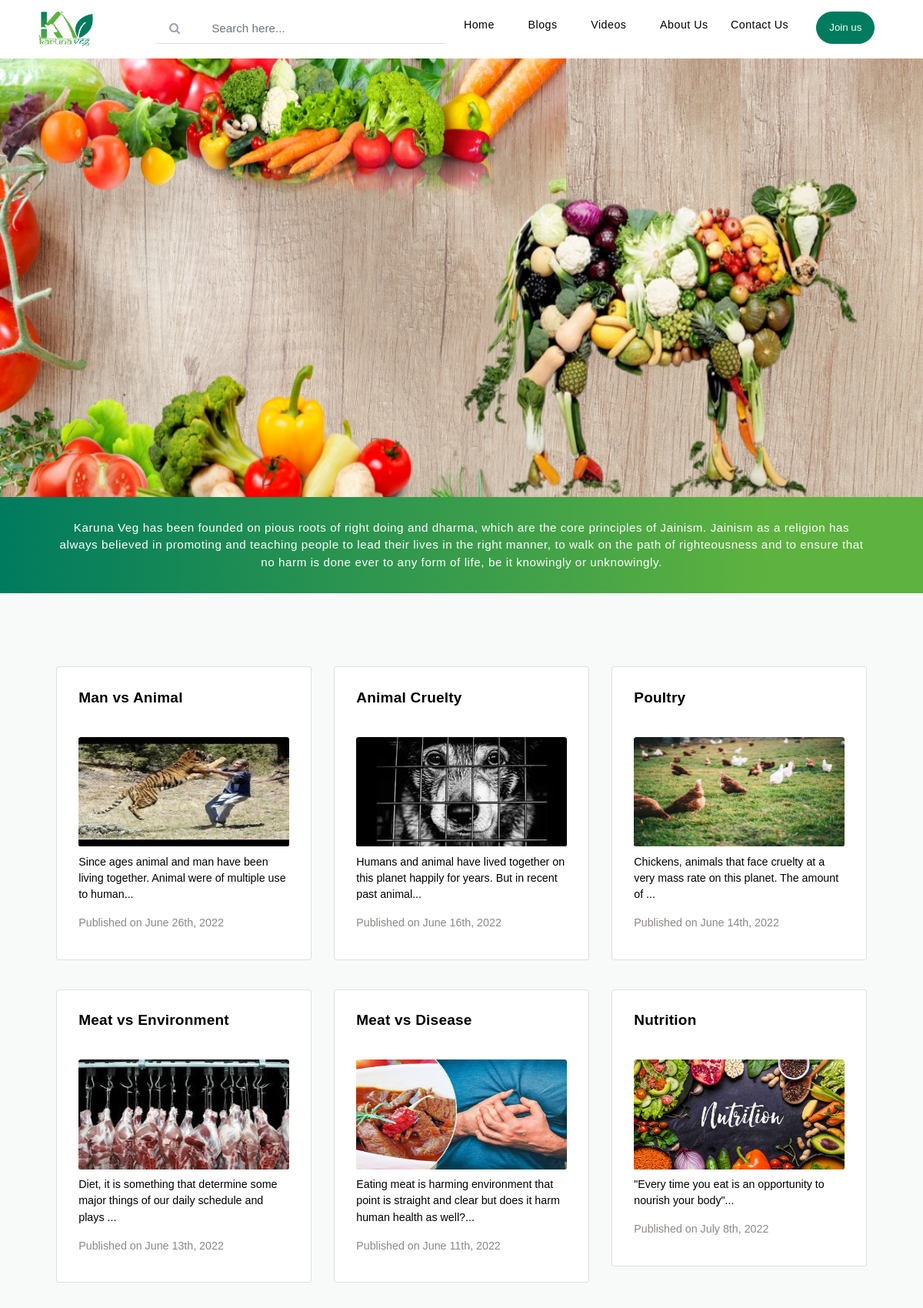
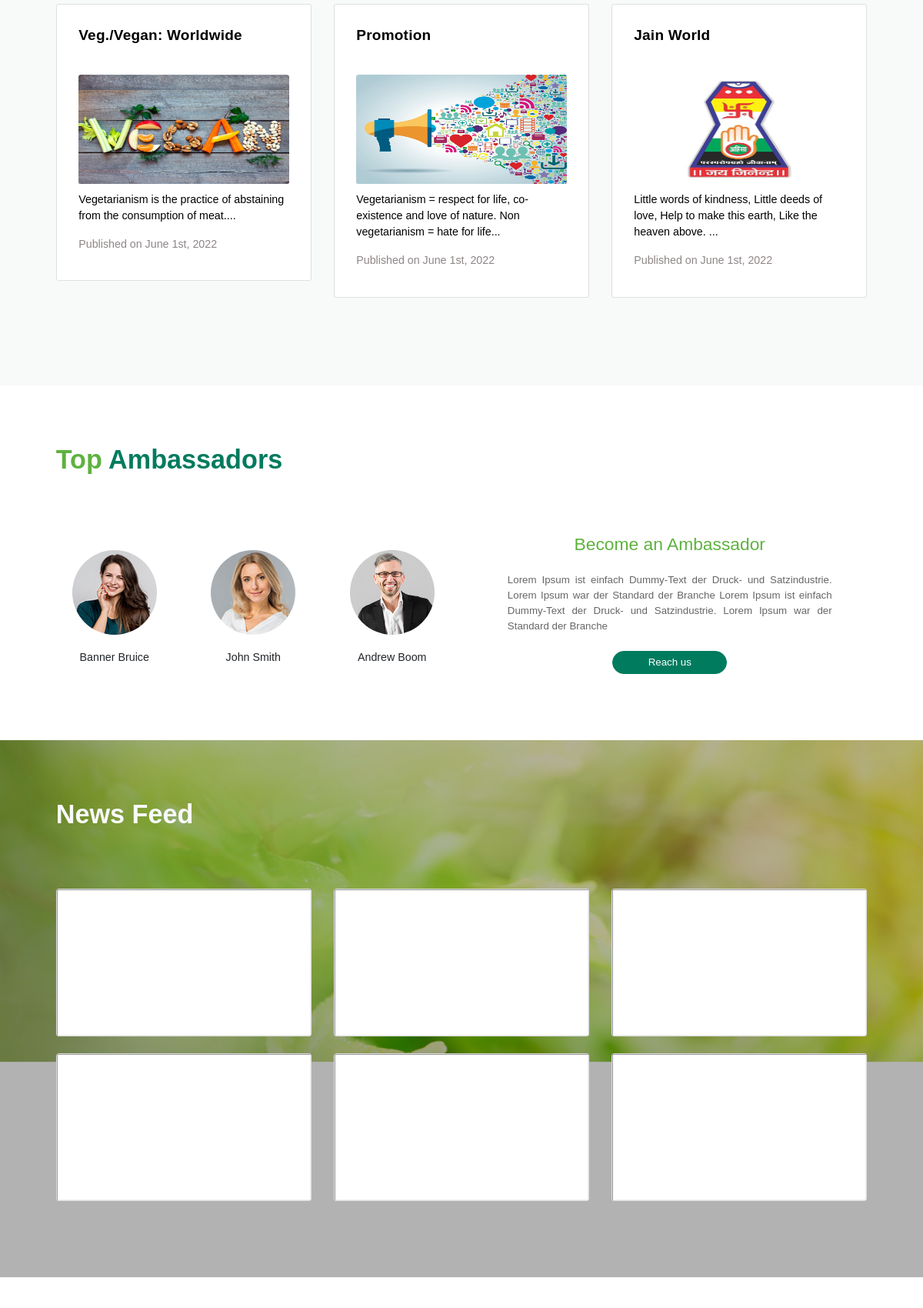
The page / (upper part) on the database its author committed (2 pictures, top to bottom).
### tables this page shows
CREATE TABLE `posts` (
  `id` int(11) NOT NULL,
  `title` text NOT NULL,
  `content` text NOT NULL,
  `about_blog` text NOT NULL,
  `url` varchar(200) NOT NULL,
  `created_at` timestamp NOT NULL DEFAULT CURRENT_TIMESTAMP,
  `category_id` int(11) NOT NULL
);

CREATE TABLE `images` (
  `id` int(11) NOT NULL,
  `post_id` int(11) NOT NULL,
  `image` text NOT NULL
);

CREATE TABLE `videos` (
  `id` int(20) NOT NULL,
  `title` varchar(200) NOT NULL,
  `description` text NOT NULL,
  `ending_lines` text NOT NULL,
  `url` text NOT NULL,
  `category_id` int(11) NOT NULL,
  `created_at` timestamp NOT NULL DEFAULT CURRENT_TIMESTAMP ON UPDATE CURRENT_TIMESTAMP
);

### includes/function.php (called while the page is built, shortened)
<?php
function getPostThumb($db,$id){
    $query="SELECT * FROM images WHERE post_id=$id";
    $run=mysqli_query($db,$query);
    $data = mysqli_fetch_assoc($run);
    return $data['image'];
}
?>

### index.php (the view, shortened to what this page needs)
<!DOCTYPE html>
<html lang="en">
<head>
<link href="vendor/bootstrap/css/bootstrap.min.css" rel="stylesheet">
<link rel="stylesheet" href="assets/css/fontawesome.css">
<link rel="stylesheet" href="assets/css/style.css">
<link rel="stylesheet" href="assets/css/owl.css">
<link href="https://unpkg.com/aos@2.3.1/dist/aos.css" rel="stylesheet">
</head>
<body>
 <?php
        require('includes/db.php');
        include('includes/function.php');
        include('includes/header.php');
        if(isset($_GET['page'])){
          $page=$_GET['page'];
        }else{
          $page=1;
        }
        $post_per_page=9;
        $result=($page-1)*$post_per_page;
    ?>
<div id="banner" style="padding-top:80px">
  <div class="slides">
    <div class="banner ">
       <div class="image desktop-view">
        <img src="assets/images/banner-1.jpeg">
      </div>
    </div>
  </div>
</div>
     <div class="request-form">
      <div class="container">
        <div class="row">
          <div class="col-md-12">
            <span>Karuna Veg has been founded on pious roots of right doing and dharma, which are the core principles of Jainism. Jainism as a religion has always believed in promoting and teaching people to lead their lives in the right manner, to walk on the path of righteousness and to ensure that no harm is done ever to any form of life, be it knowingly or unknowingly.</span>
          </div>
        </div>
      </div>
    </div>
    <?php
  $query = "SELECT * FROM `posts` ORDER BY id DESC LIMIT $result,$post_per_page";
  $run = mysqli_query($db, $query);
  $num = mysqli_num_rows($run);
  if($num>0)
  {
    ?>
    <div class="services" id="post">
      <div class="container ">
        <div class="row ">
          <?php
    while( $row = mysqli_fetch_assoc($run))
    {
      ?>
          <div class="col-md-4 col-sm-6 col-xs-12 col-6 ">
         <div data-aos="zoom-in" data-aos-anchor-placement="top-bottom" data-aos-duration="1000" >
         <a class="post-item__inner" style="text-decoration:none; color:black" href="all-section.php?category_id=<?= $row['category_id']?>">
            <div class="card service-item mb-3">
                  <div class="down-content">
                          <h4><?php echo $row['title'] ?></h4>
                          <div class="card-img" >
                              <img src="uploaded_images/<?= getPostThumb($db,$row['id'])?>" id="blog-img" class="card-img-top"  alt="<?php
                                $alt= str_replace(' ', '-', ( $row['title']));
                                echo$alt?>">
                          </div>
                      <label class="card-content"> <?php echo $row['about_blog']; ?>...</label>
                      <div class="d-flex ">
                        <label class="published_on mt-3"> Published on
                            <time class="post-item__meta post-item__meta--date" datetime="2022-02-14T20:24:54+00:00">
                              <?= date('F jS, Y',strtotime($row['created_at']))?>
                            </time>
                        </label>
                      </div>
                  </div>
            </div>
          </a>
         </div>
            <br>
          </div>
          <?php
      }
      ?>
        </div>
      </div>
    </div>
    <?php
}
else{
  echo "Please publish some blogs.";
}
?>
<div class="container  ">
    <div class="ambesedors">
        <div class="section-heading text-start"  data-aos="fade-right" data-aos-easing="ease-out-cubic"
     data-aos-duration="1000">
          <h2>Top <em>Ambassadors</em></h2>
        </div>
        <div class="row" data-aos="zoom-out-up" data-aos-easing="ease-out-cubic"
     data-aos-duration="1000" data-aos-offset="10">
          <div class="col-md-2 pb-4 col-sm-4 col-6 text-center">
          <img src="assets/images/messages-1.jpg" alt="testi2"><br>
            <h5>Banner Bruice</h5>
          </div>
          <div class="col-md-2 pb-4 col-sm-4 col-6 text-center">
          <img src="assets/images/messages-2.jpg" alt="testi2"><br>
            <h5>John Smith</h5>
          </div>
          <div class="col-md-2 pb-4 col-sm-4 col-6 text-center">
          <img src="assets/images/messages-3.jpg" alt="testi2"><br>
            <h5>Andrew Boom</h5>
          </div>
          <div class="col-md-6 text-center content" >
            <h4>Become an Ambassador</h4><br>
            <p class="px-5">Lorem Ipsum ist einfach Dummy-Text der Druck- und Satzindustrie. Lorem Ipsum war der Standard der Branche Lorem Ipsum ist einfach Dummy-Text der Druck- und Satzindustrie. Lorem Ipsum war der Standard der Branche</p>
            <br>
            <button class="btn btn-sm btn-outline-success rounded-pill px-5" data-toggle="modal" data-target="#exampleModalCenter">Reach us</button>
          </div>
        </div>
    </div>
</div>
 <div class="request-form" id="videos">
      <section class="container"  data-aos="fade-up" data-aos-anchor-placement="top-bottom" data-aos-duration="1000" >
        <div class="section-heading">
          <h2 class="text-light" data-aos="fade-right" data-aos-easing="ease-out-cubic"
     data-aos-duration="1000">News <em class="text-light">Feed</em></h2>
        </div>
          <div class="row" data-aos="fade-up" data-aos-offset="100" data-aos-duration="500" data-aos-easing="ease-in-sine">
          <?php
              $query = "SELECT * FROM `videos` ORDER BY `id` DESC LIMIT 6";
              $run = mysqli_query($db, $query);
              $num = mysqli_num_rows($run);
              if($num>0)
              {
                while( $row = mysqli_fetch_assoc($run))
                {
            ?>
                  <div class="col-md-4 col-sm-6 col-6 mb-4">
                    <a href="video-blog-single.php?id=<?php echo $row['id']?>">
                        <div class="card h-100" >
                            <iframe class="embed-responsive-item" id="card-img-iframe" src="<?= $row['url']?>?&rel=0&modestbranding=1" allowfullscreen></iframe>
                        </div>
                    </a>
                  </div>
            <?php
                }
              }
            ?>
          </div>
        </section>
    </div>
  </body>
</html>

### assets/css/style.css (style rules this page uses)
:root { --green2: #007B5E; --green1: #5EB23F; --para: #8f8686; --white: #fff; --white-gray: #f7f7f7; ; }
body { font-family: sans-serif; overflow-x: hidden; text-rendering: optimizeLegibility; -webkit-font-smoothing: antialiased; -moz-osx-font-smoothing: grayscale; overflow-x: hidden; zoom: 95%; }
p { margin-bottom: 0px; font-size: 14px; color: #666666; }
a { text-decoration: none!important; }
h1, h2, h3, h4, h5, h6 { margin: 0px; }
.section-heading { text-align: left; margin-bottom: 80px; }
.section-heading h2 { font-size: 36px; font-weight: 600; color: var(--green1); }
.section-heading em { font-style: normal; color: var(--green2); }
*, *:before, *:after { -webkit-box-sizing: border-box; box-sizing: border-box; -webkit-font-smoothing: antialiased; -moz-osx-font-smoothing: grayscale; }
.request-form { background: linear-gradient(90deg, rgba(0, 123, 94, 1) 0%, rgba(94, 178, 63, 1) 83%); padding: 30px 0px; color: #fff; }
.request-form span { font-size: 16px; font-weight: 300; display: inline-block; text-align: center; letter-spacing: 0.6px; }
#videos { margin-bottom: 80px; background-image: url(../images/video-bg.jpeg); background-position: center center; background-repeat: no-repeat; background-attachment: fixed; padding: 80px 0px; color: #fff; position: relative; }
#videos .container { position: relative; z-index: 2; }
#videos:before { content: ''; position: absolute; top: 0; left: 0; right: 0; bottom: 0; background-color: rgba(0, 0, 0, 0.3); z-index: 1; }
#videos iframe { height: 200PX; }
.services { background-color: #f8f9f9; padding: 100px 0 80px; background-position: center center; background-repeat: no-repeat; background-size: cover; position: relative; }
.service-item .card-img { position: relative; overflow: hidden; -moz-box-sizing: border-box; -webkit-box-sizing: border-box; box-sizing: border-box; }
.service-item .down-content .card-img img { height:150px; }
.service-item .card-img img { vertical-align: top; max-width: 100%; -moz-transition: all 1s; -webkit-transition: all 1s; transition: all 1s; -ms-transition: all 1s; -o-transition: all 1s; }
.service-item .down-content { padding: 30px; }
.service-item .down-content h4 { font-size: 20px; font-weight: 700; letter-spacing: 0.25px; margin-bottom: 15px; height: 50px; }
.service-item .down-content .card-content { margin-top: 10px; font-size: 15px; height: 30px; }
.service-item .down-content .published_on { font-size: 15px; font-weight: 500; color: var(--para); }
.btn { border: none; }
.ambesedors { padding-top: 80px; padding-bottom: 80px; }
.ambesedors img { border-radius: 50%; border: 3px solid var(--white); margin: 20px auto 20px auto; height: 120px; width: 120px; }
.ambesedors h5 { font-size: 15px; }
.ambesedors h4 { color: var(--green1); }
.ambesedors .content p { text-align:justify; }
.ambesedors button { background-color: var(--green2); border: 1px solid var(--green2); color: var(--white); border-radius: 25px; }
* { margin: 0; padding: 0; -webkit-box-sizing: border-box; box-sizing: border-box; }
#banner { position: relative; top: 0; left: 0; height: 90vh; }

### index.php (style rules this page uses)
* { margin:0;padding:0; }
#banner { width:100%; height:85vh; position:relative; overflow:hidden; }
#banner .slides { width:400%; height:100%; position:relative; -webkit-animation:slide 12s infinite; -moz-animation:slide 12s infinite; animation:slide 12s infinite; }
#banner .banner { width:25%; height:100%; float:left; position:relative; z-index:1; overflow:hidden; }
#banner .image { width:100%; height:100%; background-position: center; object-fit: cover; }
#banner .image img { width:100%; height:85vh; object-fit: initial; background-position: center; }

### rows shown on the page
posts: title "Man vs Animal", id.image (picture), about_blog "Since ages animal and man have been living together. Animal were of multiple use to human", created_at "June 26th, 2022"
posts: title "Animal Cruelty", id.image (picture), about_blog "Humans and animal have lived together on this planet happily for years. But in recent past animal", created_at "June 16th, 2022"
posts: title "Poultry", id.image (picture), about_blog "Chickens, animals that face cruelty at a very mass rate on this planet. The amount of", created_at "June 14th, 2022"
posts: title "Meat vs Environment", id.image (picture), about_blog "Diet, it is something that determine some major things of our daily schedule and plays", created_at "June 13th, 2022"
posts: title "Meat vs Disease", id.image (picture), about_blog "Eating meat is harming environment that point is straight and clear but does it harm human health as well?", created_at "June 11th, 2022"
posts: title "Nutrition", id.image (picture), about_blog "\"Every time you eat is an opportunity to nourish your body\"", created_at "July 8th, 2022"
posts: title "Veg./Vegan: Worldwide", id.image (picture), about_blog "Vegetarianism is the practice of abstaining from the consumption of meat.", created_at "June 1st, 2022"
posts: title "Promotion", id.image (picture), about_blog "Vegetarianism = respect for life, co-existence and love of nature. Non vegetarianism = hate for life", created_at "June 1st, 2022"
posts: title "Jain World", id.image (picture), about_blog "Little words of kindness, Little deeds of love, Help to make this earth, Like the heaven above.", created_at "June 1st, 2022"
